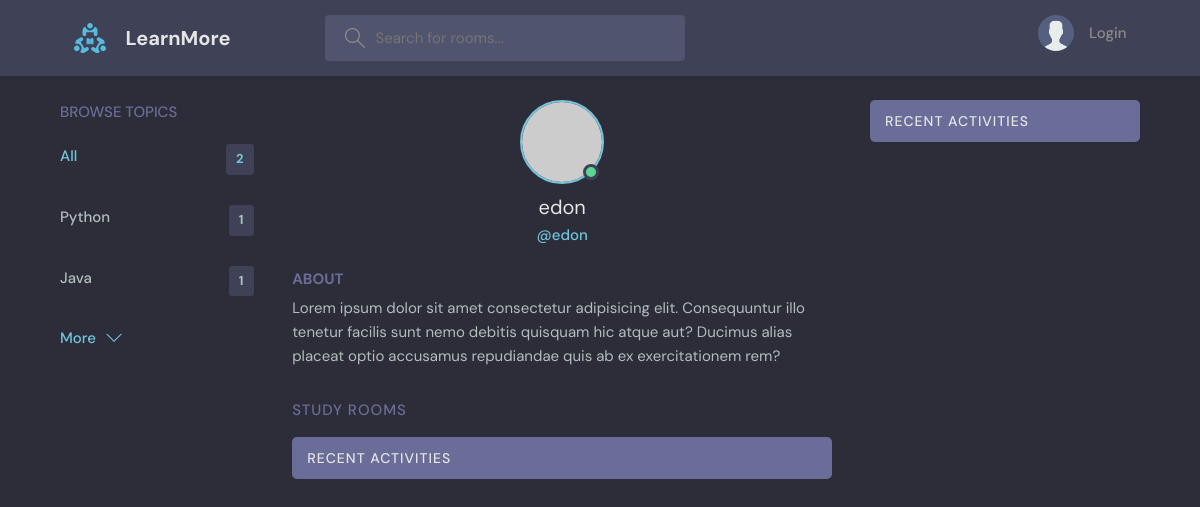
Page /profile/1/ on the committed database.
### base/models.py (models this page shows, shortened)
class Topic(models.Model):
    name = models.CharField(max_length=200)

class User(AbstractUser):
    name = models.CharField(max_length=200, null=True)
    email = models.EmailField(unique=True, null=True)
    bio = models.TextField(null=True)
    avatar = models.ImageField(null=True, default="avatar.svg")
    USERNAME_FIELD = 'email'
    REQUIRED_FIELDS = []

### base/views.py (the view)
# urls.py: path('profile/<str:pk>/', views.userProfile, name="user-profile"),
def userProfile(request, pk):
    user = User.objects.get(id=pk)
    rooms = user.room_set.all()
    room_message = user.message_set.all()
    topics = Topic.objects.all()
    context = {'user': user, 'rooms':rooms, 'room_message': room_message, 'topics': topics}
    return render(request, 'profile.html', context)

### templates/profile.html (shortened to what this page needs)
{% extends 'main.html' %}
{% block content %}
  <main class="profile-page layout layout--3">
    <div class="container">
      {% include 'topics_component.html' %}
      <div class="roomList">
        <div class="profile">
          <div class="profile__avatar">
            <div class="avatar avatar--large active">
              <img src="https://randomuser.me/api/portraits/men/11.jpg" />
            </div>
          </div>
          <div class="profile__info">
            <h3>{{user.username}}</h3>
            <p>@{{user.username}}</p>
          </div>
          <div class="profile__about">
            <h3>About</h3>
            <p>
              Lorem ipsum dolor sit amet consectetur adipisicing elit. Consequuntur illo tenetur
              facilis sunt nemo debitis quisquam hic atque aut? Ducimus alias placeat optio
              accusamus repudiandae quis ab ex exercitationem rem?
            </p>
          </div>
        </div>
        <div class="roomList__header">
          <div>
            <h2>Study Rooms</a>
            </h2>
          </div>
        </div>
        {% include 'activity_component.html' %}
      </div>
      {% include 'activity_component.html' %}
    </div>
  </main>
{% endblock content %}

### templates/topics_component.html
<div class="topics">
    <div class="topics__header">
      <h2>Browse Topics</h2>
    </div>
    <ul class="topics__list">
      <li>
        <a href="{% url 'home' %}" class="active">All <span>{{topics.count}}</span></a>
      </li>
      {% for topic in topics %}
      <li>
        <a href="{% url 'home' %}?q={{topic.name}}">{{topic.name}}<span>{{topic.room_set.all.count}}</span></a>
      </li>
      {% endfor %}
    </ul>
    <a class="btn btn--link" href="{% url 'topics' %}">
      More
      <svg version="1.1" xmlns="http://www.w3.org/2000/svg" width="32" height="32" viewBox="0 0 32 32">
        <title>chevron-down</title>
        <path d="M16 21l-13-13h-3l16 16 16-16h-3l-13 13z"></path>
      </svg>
    </a>
  </div>

### static/styles/style.css (style rules this page uses)
:root { --color-main: #71c6dd; --color-main-light: #e1f6fb; --color-dark: #3f4156; --color-dark-medium: #51546e; --color-dark-light: #696d97; --color-light: #e5e5e5; --color-gray: #8b8b8b; --color-light-gray: #b2bdbd; --color-bg: #2d2d39; --color-success: #5dd693; --color-error: #fc4b0b; }
* { font-family: "DM Sans", -apple-system, BlinkMacSystemFont, "Segoe UI", Roboto, Oxygen, Ubuntu, Cantarell, "Open Sans", "Helvetica Neue", sans-serif; margin: 0; padding: 0; box-sizing: border-box; text-rendering: optimizeLegibility; font-size: inherit; }
html { font-size: 56.25%; }
@media only screen and (min-width: 1200px) { html { font-size: 62.5%; } }
body { line-height: 1.6; font-weight: 400; font-size: 1.5rem; color: var(--color-light-gray); background-color: var(--color-bg); min-height: 100vh; }
img { width: 100%; }
a { display: inline-block; color: var(--color-main); text-decoration: none; }
.container { max-width: 120rem; width: 90%; margin: auto; }
.btn { background-color: transparent; border: none; display: inline-flex; align-items: center; gap: 1rem; cursor: pointer; transition: all ease-in-out 0.3s; padding: 1rem 2rem; border-radius: 5px; box-shadow: 1px 1px 3px 1px rgba(0, 0, 0, 0.15); font-weight: 500; }
.btn--link { border-radius: 0; padding: 0; color: var(--color-main); box-shadow: none; }
.btn > svg { fill: currentColor; width: 1.6rem; height: 1.6rem; }
.avatar { position: relative; display: inline-block; border-radius: 50%; border: 2px solid var(--color-main); }
.avatar img { display: block; border-radius: 50%; object-fit: cover; object-position: center; }
.avatar::after { content: ""; display: block; position: absolute; background-color: var(--color-gray); z-index: 111; border-radius: 50%; border: 0.3rem solid var(--color-dark); }
.avatar.active::after { background-color: var(--color-success); }
.avatar.avatar--large img { display: block; width: 8rem; height: 8rem; border-radius: 50%; }
.avatar.avatar--large:after { width: 1rem; height: 1rem; bottom: 2px; right: 3.5px; }
.layout { margin-top: 2.4rem; }
.layout > .container { display: flex; justify-content: space-between; align-items: flex-start; }
.layout--3 > .container > div:first-child { flex-basis: 18%; max-width: 22.5rem; }
.layout--3 > .container > div:nth-child(2) { flex-basis: 50%; }
.topics__header { margin-bottom: 2rem; }
.topics__header h2 { text-transform: uppercase; font-weight: 500; color: var(--color-dark-light); }
.topics__list { list-style: none; }
.topics__list li a { display: flex; justify-content: space-between; margin-bottom: 3rem; font-weight: 500; color: var(--color-light-gray); transition: all 0.3s ease-in-out; }
.topics__list li a.active, .topics__list li a:hover { color: var(--color-main); }
.topics__list li a span { padding: 0.5rem 1rem; background-color: var(--color-dark); border-radius: 3px; font-size: 1.3rem; font-weight: 700; letter-spacing: 1px; }
.roomList__header { display: flex; justify-content: space-between; align-items: center; margin-bottom: 2.4rem; }
.roomList__header h2 { text-transform: uppercase; font-weight: 500; color: var(--color-light); letter-spacing: 1px; }
.profile { margin-bottom: 3rem; }
.profile__avatar { text-align: center; }
.profile__info { text-align: center; }
.profile__info h3 { font-size: 2rem; color: var(--color-light); font-weight: 400; }
.profile__info p { color: var(--color-main); font-weight: 500; margin-bottom: 1rem; }
.profile__about { margin-top: 2rem; }
.profile__about h3 { text-transform: uppercase; color: var(--color-dark-light); margin-bottom: 0.5rem; }
.profile-page .roomList__header { margin-bottom: 1.5rem; }
.profile-page .roomList__header h2 { color: var(--color-dark-light); }

### rows in the picture
Topic: name "Python", room_set.all.count "1"
Topic: name "Java", room_set.all.count "1"
User: username "edon"

### other values in the picture
{{ topics.count }} "2"
